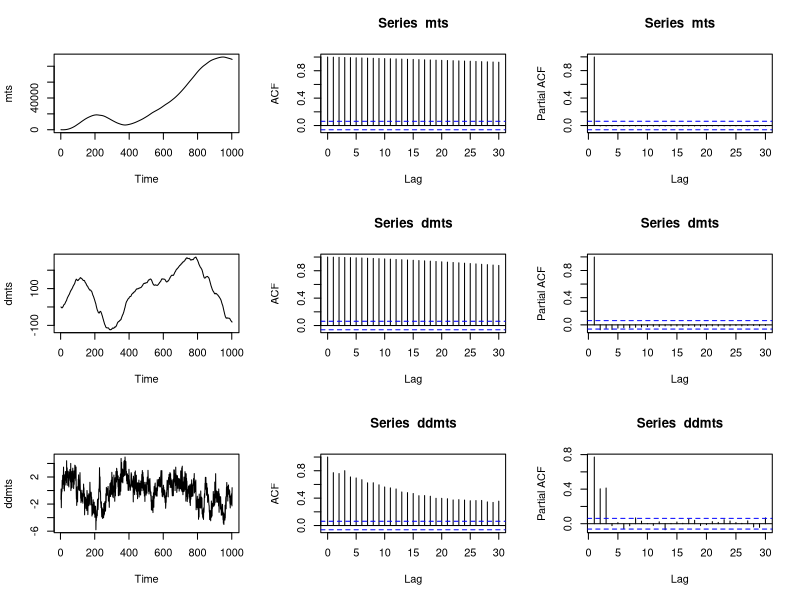

Write R code to recreate this figure. (Note: this script raises an error after producing the figure.)
### ¤¤ Pakker ¤¤ ### --------------------------------------------------------------------
library(forecast)

### ¤¤ TS, ACF og PACF plot funktion ¤¤ ### ---------------------------------------------

tsplots <- function(dat , diffs = 0){
  
  if(diffs > 5)stop("diffs must be smaller than 6")
  
  par(mfrow = c(diffs + 1,3))
  
  plot(dat) ; acf(dat) ; pacf(dat)
  if(diffs > 0){
    for(i in 1:diffs ){
      ddat <- diff(dat , differences = i)
      plot(ddat) ; acf(ddat) ; pacf(ddat)
    
    }
  }
  par(mfrow = c(1,1))
}
### ¤¤ Simulerer ARIMA med d = 2. Plotter ACF og PACF ¤¤ ### ----------------------------

mts <- arima.sim(list(order = c(3,2,0), ar = c(.3 , .2 , .4)) , n = 1000 )

### Laver differenser
dmts  <- diff(mts)
ddmts <- diff(dmts)

### Plotter tidsraekken, ACF og PCF for op til differens 2 
par(mfcol = c(3,3))

plot(mts) ; plot(dmts) ; plot(ddmts)
acf(mts)  ; acf(dmts)  ; acf(ddmts)
pacf(mts) ; pacf(dmts) ; pacf(ddmts)

par(mfcol = c(1,1))

### ¤¤ Simulerer ARIMA med d = 5. Plotter ACF og PACF ¤¤ ### ----------------------------

mts <- arima.sim(list(order = c(4,5,3) ,
                      ar    = c(.4 , .2 , .2 , .1) ,
                      ma    = c(.6 , .8 , .3)) ,
                 n = 1000 )
mts <- list(d0 = mts ,
            d1 = diff(mts , differences = 1) ,
            d2 = diff(mts , differences = 2) ,
            d3 = diff(mts , differences = 3) ,
            d4 = diff(mts , differences = 4) ,
            d5 = diff(mts , differences = 5) )


### Plotter tidsraekken, ACF og PCF for op til differens 5 
par(mfcol = c(6,3))

plot(mts$d0) ; plot(mts$d1) ; plot(mts$d2) ; plot(mts$d3) ; plot(mts$d4) ; plot(mts$d5)
acf(mts$d0)  ; acf(mts$d1)  ; acf(mts$d2)  ; acf(mts$d3)  ; acf(mts$d4)  ; acf(mts$d5)
pacf(mts$d0) ; pacf(mts$d1) ; pacf(mts$d2) ; pacf(mts$d3) ; pacf(mts$d4) ; pacf(mts$d5)

par(mfcol = c(1,1))

### ¤¤ Det vilde vesten ¤¤ ### ----------------------------------------------------------

# Her er ingenting